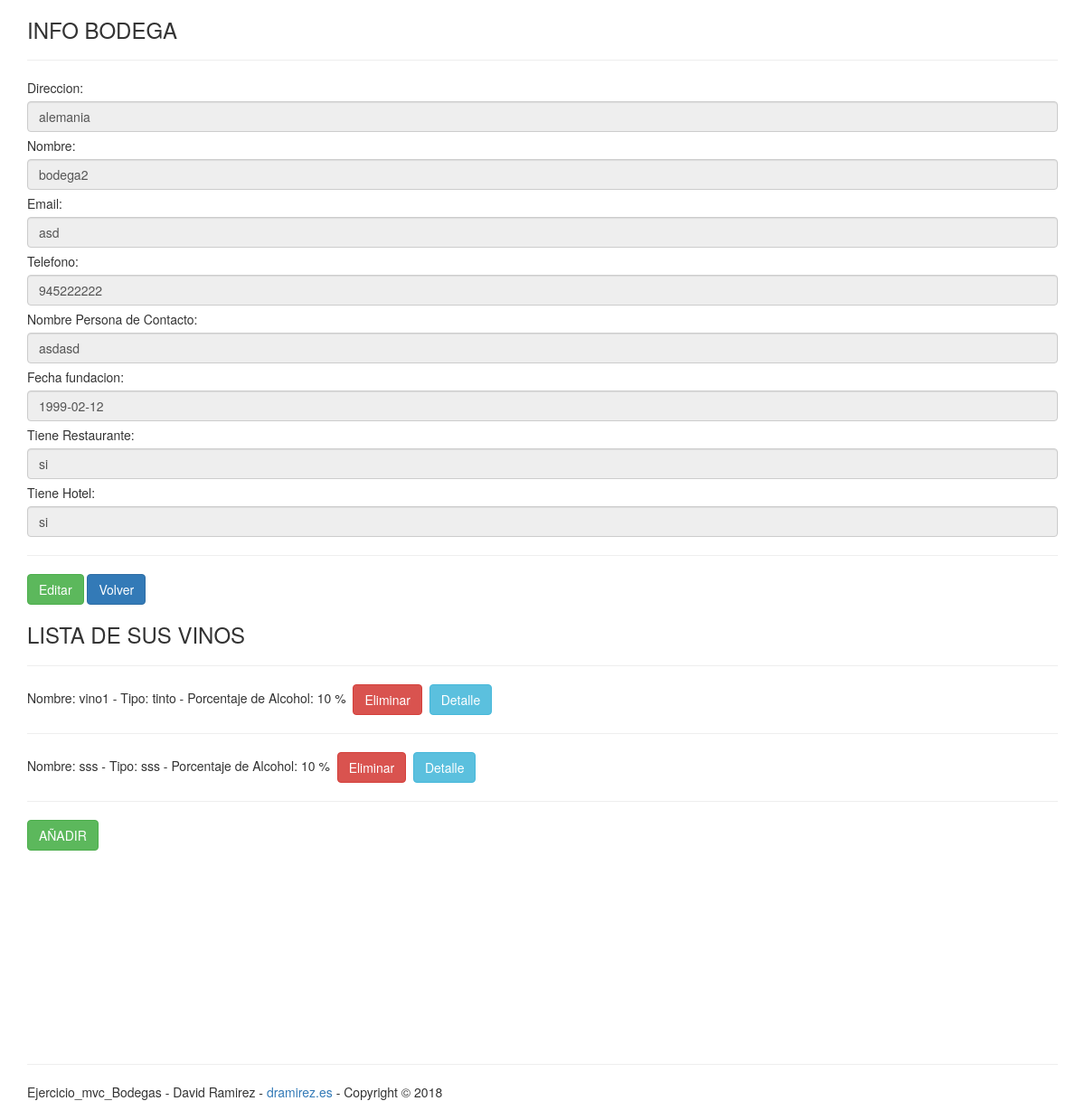
Page /Ejercicio_mvc_Bodega/index.php?controller=bodegas&action=detalleBodega&id=2 on the committed database.
### tables this page shows
CREATE TABLE `bodegas` (
  `idBodega` int(4) NOT NULL,
  `direccion` varchar(30) NOT NULL,
  `nombre` varchar(20) NOT NULL,
  `email` varchar(50) NOT NULL,
  `telefono` varchar(9) NOT NULL,
  `nombreContacto` varchar(15) NOT NULL,
  `fechaFundacion` date NOT NULL,
  `hasRestaurante` varchar(2) NOT NULL,
  `hasHotel` varchar(2) NOT NULL
);

CREATE TABLE `vinos` (
  `idVino` int(4) NOT NULL,
  `nombre` varchar(15) NOT NULL,
  `descripcion` varchar(100) NOT NULL,
  `anio` varchar(4) NOT NULL,
  `tipo` varchar(6) NOT NULL,
  `porcentajeAlcohol` varchar(2) NOT NULL,
  `idBodega` int(4) NOT NULL
);

### Ejercicio_mvc_Bodega/model/Bodega.php (called while the page is built, shortened)
<?php
class Bodega {
    private $table = "bodegas";
    private $conexion;
    function __construct($conexion) {
        $this->conexion = $conexion;
    }
     public function getBodega($id){
        $consulta = $this->conexion->prepare("SELECT idBodega, direccion, nombre, email, telefono, nombreContacto, fechaFundacion, hasRestaurante, hasHotel FROM  " . $this->table ." WHERE idBodega = " . $id );
        $consulta->execute();
        $resultados = $consulta->fetchObject();
        $this->conexion = null;
        return $resultados;
    }
}

### Ejercicio_mvc_Bodega/core/Conectar.php (called while the page is built, shortened)
<?php
class Conectar {
    private $driver;
    private $host, $user, $pass, $database, $charset;
    public function __construct() {
        $this->driver=DB_DRIVER;
        $this->host=DB_HOST;
        $this->user=DB_USER;
        $this->pass=DB_PASS;
        $this->database=DB_DATABASE;
        $this->charset=DB_CHARSET;
    }
    public function conexion(){
        $bbdd = $this->driver .':host='. $this->host .  ';dbname=' . $this->database . ';charset=' . $this->charset;
        try {
            $connection = new PDO($bbdd, $this->user, $this->pass);
            $connection->setAttribute(PDO::ATTR_ERRMODE, PDO::ERRMODE_EXCEPTION);
            return $connection;
        } catch (PDOException $e) {
            throw new Exception('Problema al establecer conexión.');
        }
    }
}

### Ejercicio_mvc_Bodega/model/vino.php (called while the page is built, shortened)
<?php
class Vino {
    private $table = "vinos";
    private $conexion;
         function __construct($conexion) {
        $this->conexion = $conexion;
    }
    public function getAll($id){
        $consulta = $this->conexion->prepare("SELECT idVino, nombre, descripcion, anio, tipo, porcentajeAlcohol FROM " .$this->table. " WHERE idBodega = " . $id);
        $consulta->execute();
        $resultados = $consulta->fetchAll();
        $this->conexion = null;
        return $resultados;
    }
}

### Ejercicio_mvc_Bodega/view/detalleBodegaView.php (the view, shortened to what this page needs)
<!DOCTYPE HTML>
<html lang="es">
    <head>
        <link href="//maxcdn.bootstrapcdn.com/bootstrap/3.2.0/css/bootstrap.min.css" rel="stylesheet" type="text/css" />
    </head>
    <body>
        <div class="container">
        <form action="index.php?controller=bodegas&action=actualizar&id=<?php echo $data["bodega"]->idBodega;?>" method="post" >
            <h3><?php echo $data["titulo"];?></h3>
            <hr/>
            Direccion: <input type="text" name="direccion" class="form-control" value="<?php echo $data["bodega"]->direccion;?>" disabled/>
            Nombre: <input type="text" name="nombre" class="form-control" value="<?php echo $data["bodega"]->nombre;?>" disabled/>
            Email: <input type="text" name="email" class="form-control" value="<?php echo $data["bodega"]->email;?>" disabled/>
            Telefono: <input type="text" name="telefono" class="form-control" value="<?php echo $data["bodega"]->telefono;?>" disabled/>
            Nombre Persona de Contacto: <input type="text" name="nombrePersonaContacto" class="form-control" value="<?php echo $data["bodega"]->nombreContacto;?>" disabled/>
            Fecha fundacion: <input type="text" name="fechaFundacion" class="form-control" value="<?php echo $data["bodega"]->fechaFundacion;?>" placeholder="aaaa/mm/dd" disabled/>
            Tiene Restaurante: <input type="text" name="hasRestaurante" class="form-control" value="<?php echo $data["bodega"]->hasRestaurante;?>" placeholder="Si/No" disabled/>
            Tiene Hotel: <input type="text" name="hasHotel" class="form-control" value="<?php echo $data["bodega"]->hasHotel;?>" placeholder="Si/No" disabled/>
        </form>
            <hr>
        <button class="btn btn-success" id="editar">Editar</button>
        <a href="index.php?controller=bodegas&action=index" class="btn btn-primary">Volver</a>
        <h3>LISTA DE SUS VINOS</h3>
            <hr/>
        <section style="height:400px;overflow-y:scroll;">
            <?php foreach($data["vinos"] as $vino) {?>
                Nombre: <?php echo $vino["nombre"]; ?> -
                Tipo: <?php echo $vino["tipo"]; ?> -
                Porcentaje de Alcohol: <?php echo $vino["porcentajeAlcohol"]; ?> %&nbsp;
                <a href="index.php?controller=vinos&action=delete&id=<?php echo $vino['idVino']; ?>&idBodega=<?php echo $data["bodega"]->idBodega;?>" class="btn btn-danger">Eliminar</a>&nbsp;
                <a href="index.php?controller=vinos&action=detalleVino&id=<?php echo $vino['idVino']; ?>" class="btn btn-info">
                Detalle</a>
                <hr/>
            <?php } ?>
               <a href="index.php?controller=vinos&action=detalleCrearVino&id=<?php echo $data["bodega"]->idBodega;?>" class="btn btn-success">AÑADIR</a>&nbsp;
        </section>
        </div>
        <footer class="container">
            <hr/>
           Ejercicio_mvc_Bodegas - David Ramirez - <a href="#">dramirez.es</a> - Copyright &copy; <?php echo  date("Y"); ?>
        </footer>
    </body>
</html>

### Ejercicio_mvc_Bodega/view/detalleBodegaView.php (style rules this page uses)
input { margin-top:5px; margin-bottom:5px; }

### rows in the picture
bodegas: direccion "alemania", nombre "bodega2", email "asd", telefono "945222222", nombrePersonaContacto "asdasd", fechaFundacion "1999-02-12", hasRestaurante "si", hasHotel "si"
vinos: nombre "vino1", tipo "tinto", porcentajeAlcohol "10"
vinos: nombre "sss", tipo "sss", porcentajeAlcohol "10"

### other values in the picture
$data["titulo"] "INFO BODEGA"
